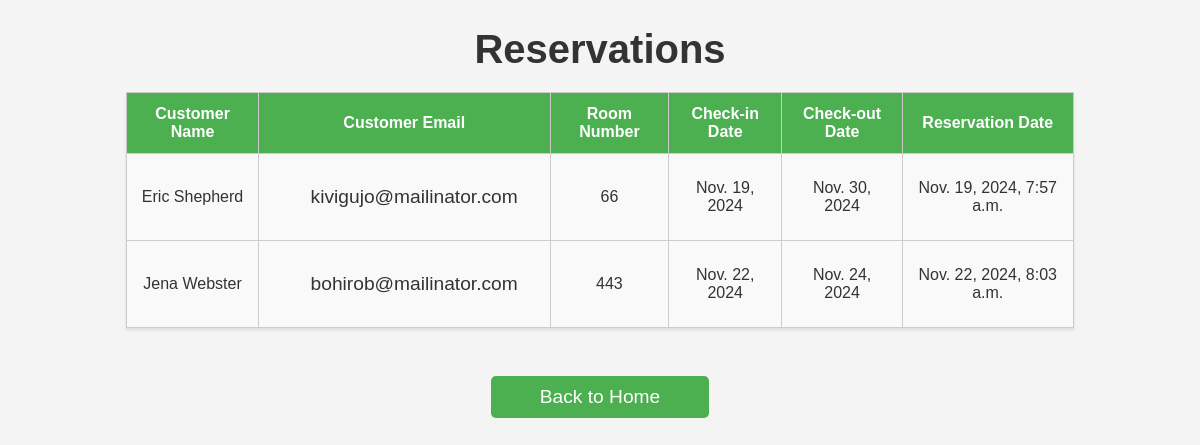
Page /list/ on the committed database.
### hotel/models.py (models this page shows, shortened)
class Reservation(models.Model):
    room = models.ForeignKey(Room, on_delete=models.CASCADE)
    customer = models.ForeignKey(Customer, on_delete=models.CASCADE)
    check_in = models.DateField()
    check_out = models.DateField()
    status = models.CharField(default='pending', max_length=20)
    created_at = models.DateTimeField(default=timezone.now)

class Customer(models.Model):
    first_name = models.CharField(max_length=50)
    last_name = models.CharField(max_length=50)
    email = models.EmailField()
    phone_number = models.CharField(max_length=20)

class Room(models.Model):
    room_number = models.CharField(max_length=10, unique=True)
    room_type = models.CharField(max_length=50)
    price = models.DecimalField(max_digits=10, decimal_places=2)
    is_available = models.BooleanField(default=True)

### hotel/views.py (the view)
# urls.py: path("list/", views.room_list, name="room_list"),
def room_list(request):
    reserved = Reservation.objects.all()
    for reservation in reserved:
        if reservation.check_out < now().date():  # Convert now to date
            reservation.room.is_available = True
            reservation.room.save()  # Mark the room as available again
            reservation.delete()  # Remove expired reservation
    reservations = Reservation.objects.all()
    return render(request, "hotel/reserved_list.html", {"reservations": reservations})

### hotel/templates/hotel/reserved_list.html (shortened to what this page needs)
{% load static %}
<!DOCTYPE html>
<html lang="en">
  <head>
    <link rel="stylesheet" type="text/css" href="{% static 'styles.css' %}" />
  </head>
  <body>
    <h1>Reservations</h1>
    {% if reservations %}
    <table>
      <thead>
        <tr>
          <th>Customer Name</th>
          <th>Customer Email</th>
          <th>Room Number</th>
          <th>Check-in Date</th>
          <th>Check-out Date</th>
          <th>Reservation Date</th>
        </tr>
      </thead>
      <tbody>
        {% for reservation in reservations %}
        <tr>
          <td>{{ reservation.customer.first_name }} {{ reservation.customer.last_name }}</td>
          <td><a href="mail:{{ reservation.customer.email }}" class="email">{{ reservation.customer.email }}</a></td>
          <td>{{ reservation.room.room_number }}</td>
          <td>{{ reservation.check_in }}</td>
          <td>{{ reservation.check_out }}</td>
          <td>{{ reservation.created_at }}</td>
        </tr>
        {% endfor %}
      </tbody>
    </table>
    {% else %}
    <p>No reservations found</p>
    {% endif %}
<br>
    <a href="{% url 'index' %}" class="return">Back to Home</a>
  </body>
</html>
<!--{% load static %}

### hotel/static/styles.css (style rules this page uses)
body { font-family: Arial, sans-serif; background-color: #f4f4f4; color: #333; justify-content: center; align-items: center; text-align: center; }
h1 { color: #4caf50; font-size: 2.5em; margin-bottom: 20px; }
a, button { display: inline-block; text-decoration: none; color: #fff; background-color: #4caf50; padding: 10px 20px; margin: 10px; border-radius: 5px; font-size: 1.2em; width: 85%; transition: background-color 0.3s ease; }
.return { width: 15%; }
table { width: 80%; margin: 20px auto; border-collapse: collapse; box-shadow: 0 2px 3px rgba(0, 0, 0, 0.1); }
th, td { padding: 12px; border: 1px solid #ccc; text-align: center; }
th { background-color: #4caf50; color: white; }
td { background-color: #f9f9f9; }
tr:nth-child(even) { background-color: #f2f2f2; }
.email { color: #333; background-color: transparent; }
h1 { text-align: center; color: #333; }

### rows in the picture
Reservation: customer.first_name "Eric", customer.last_name "Shepherd", customer.email "kivigujo@mailinator.com", room.room_number "66", check_in "Nov. 19, 2024", check_out "Nov. 30, 2024", created_at "Nov. 19, 2024, 7:57 a.m."
Reservation: customer.first_name "Jena", customer.last_name "Webster", customer.email "bohirob@mailinator.com", room.room_number "443", check_in "Nov. 22, 2024", check_out "Nov. 24, 2024", created_at "Nov. 22, 2024, 8:03 a.m."
